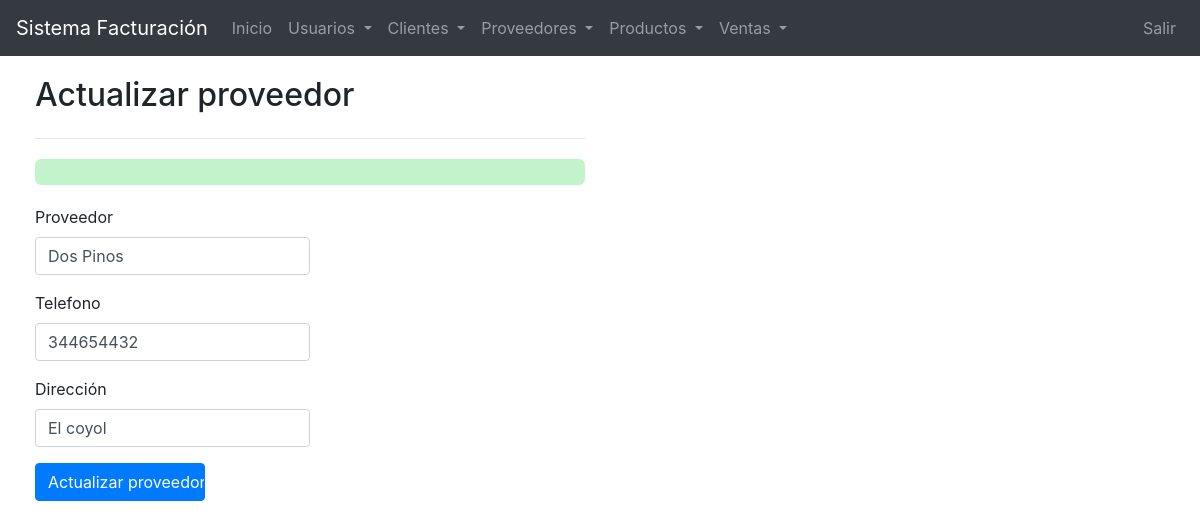
Page /ProyectoFinal/SistemaVentas/sistema/editar_proveedor.php?id=12 on the committed database.
### tables this page shows
CREATE TABLE `proveedor` (
  `idproveedor` int(11) NOT NULL,
  `proveedor` varchar(100) NOT NULL,
  `telefono` int(11) NOT NULL,
  `direccion` text DEFAULT NULL,
  `estatus` int(11) NOT NULL DEFAULT 1
);

### ProyectoFinal/SistemaVentas/sistema/editar_proveedor.php (the view, shortened to what this page needs)
<?php
	include "../conexion.php";
	$idproveedor = $_REQUEST['id'];
	$sql= mysqli_query($laconexion,"SELECT idproveedor, proveedor, telefono, direccion FROM proveedor WHERE idproveedor = '$idproveedor' ");
	$result_sql = mysqli_num_rows($sql);
	if($result_sql == 0){
		header('Location: lista_proveedor.php');
	}else{
		while ($data = mysqli_fetch_array($sql)) {
			$proveedor = $data['proveedor'];
			$telefono = $data['telefono'];
			$direccion = $data['direccion'];
		}
	}
 ?>
<!DOCTYPE html>
<html lang="en">
<head>
	<?php include "includes/scripts.php"; ?>
</head>
<body>
	<?php include "includes/header.php"; ?>
	<section id="container">
		<div class="form_register">
			<div class="col-md-6">
				<h1>Actualizar proveedor</h1>
				<hr>
				<div class="alert"><?php echo isset($alert) ? $alert : ''; ?></div>
			</div>
			<form action="" method="post">
				<div class="form-group col-md-6">
					<label for="proveedor">Proveedor</label>
					<input class="form-control" type="text" name="proveedor" id="proveedor" placeholder="Proveedor" value="<?php echo $proveedor; ?>">
				</div>
				<div class="form-group col-md-6">
					<label for="telefono">Telefono</label>
					<input class="form-control" class="form-control" type="number" name="telefono" id="telefono" placeholder="Telefono" value="<?php echo $telefono; ?>">
				</div>
				<div class="form-group col-md-6">
					<label for="direccion">Dirección</label>
					<input class="form-control" type="text" name="direccion" id="direccion" placeholder="Dirección" value="<?php echo $direccion; ?>">
				</div>
				<div class="form-group col-md-6">
					<input class="btn btn-primary btn_save" type="submit" value="Actualizar proveedor">
				</div>
			</form>
		</div>
	</section>
</body>
</html>

### ProyectoFinal/SistemaVentas/sistema/css/style.css (style rules this page uses)
#container { margin:20px; }
#container h1 { font-size: 32px; display: inline-block; }
.form_register input[type=text], .form_register input[type=email], .form_register input[type=password], .form_register input[type=number] { width: 50%; }
.btn_save { width: 170px; }
.alert { width: 100%; background: #66e07d66; border-radius: 6px; margin: 20px auto; }

### rows in the picture
proveedor: proveedor "Dos Pinos", telefono "344654432", direccion "El coyol"
